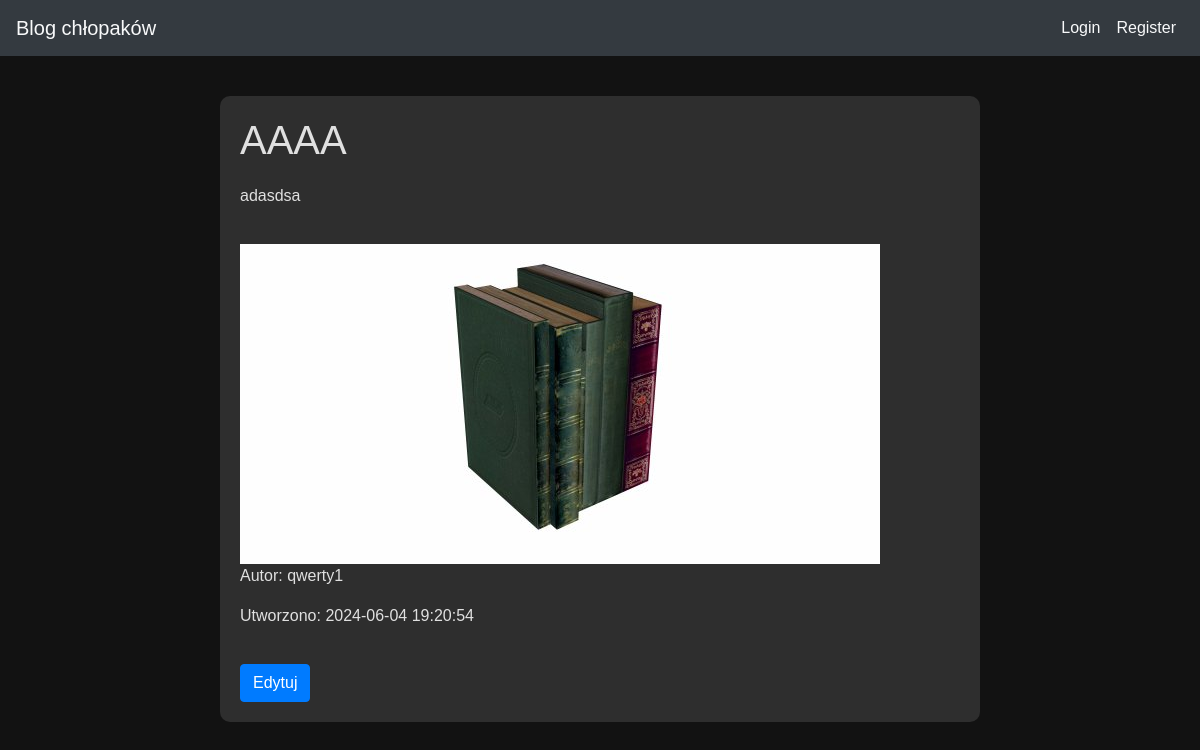
Page /blog/post/2 on the committed database.
### models.py (models this page shows)
class BlogPost(db.Model):
    __tablename__ = 'blog_post'
    id = db.Column(db.Integer, primary_key=True)
    title = db.Column(db.String(150), nullable=False)
    content = db.Column(db.Text, nullable=False)
    author_id = db.Column(db.Integer, db.ForeignKey('user.id'), nullable=False)
    created_at = db.Column(db.DateTime, default=datetime.utcnow)
    image = db.Column(db.String(150), nullable=True)  # Ścieżka do obrazu posta

class User(db.Model):
    __tablename__ = 'user'
    id = db.Column(db.Integer, primary_key=True)
    username = db.Column(db.String(150), unique=True, nullable=False)
    password = db.Column(db.String(150), nullable=False)
    email = db.Column(db.String(150), unique=True, nullable=False)
    created_at = db.Column(db.DateTime, default=datetime.utcnow)
    first_name = db.Column(db.String(150), nullable=True)
    last_name = db.Column(db.String(150), nullable=True)
    country = db.Column(db.String(150), nullable=True)
    profile_image = db.Column(db.String(150), nullable=True, default='images/default_profile.jpg')  # Ścieżka do zdjęcia profilowego
    __table_args__ = (
        db.UniqueConstraint('email', name='uq_user_email'),
        db.UniqueConstraint('username', name='uq_user_username')
    )

### blog/routes.py (the view)
@blog_blueprint.route('/post/<int:post_id>')
def post(post_id):
    post = BlogPost.query.get_or_404(post_id)
    author = User.query.get(post.author_id)
    return render_template('blog_post.html', post=post, author=author)

### app.py (called while the page is built)
@app.context_processor
def inject_current_user():
    return dict(current_user=current_user)

### templates/blog_post.html (shortened to what this page needs)
{% extends 'base.html' %}
{% block content %}
    <div class="post-container">
        <h1>{{ post.title }}</h1>
        <p>{{ post.content }}</p>
        {% if post.image %}
        <img src="{{ url_for('static', filename=post.image) }}" alt="Post Image" class="post-image">
        {% endif %}
        <p>Autor: {{ author.username }}</p>
        <p>Utworzono: {{ post.created_at.strftime('%Y-%m-%d %H:%M:%S') }}</p>
        <a href="{{ url_for('blog.edit_post', post_id=post.id) }}" class="btn btn-primary">Edytuj</a>
    </div>
{% endblock %}

### static/css/styles.css (style rules this page uses)
body { font-family: 'Arial', sans-serif; background-color: #121212; color: #e0e0e0; }
.btn-primary { align-self: flex-end; margin-top: auto; }
.post-container { background-color: #2e2e2e; padding: 20px; border-radius: 10px; margin-bottom: 20px; }
.post-image { max-width: 100%; height: auto; margin-top: 20px; }
.btn { margin-top: 20px; }
h1 { font-size: 2.5rem; margin-bottom: 20px; }

### rows in the picture
BlogPost: title "AAAA", content "adasdsa", image (picture), created_at "2024-06-04 19:20:54"
User: username "qwerty1"
